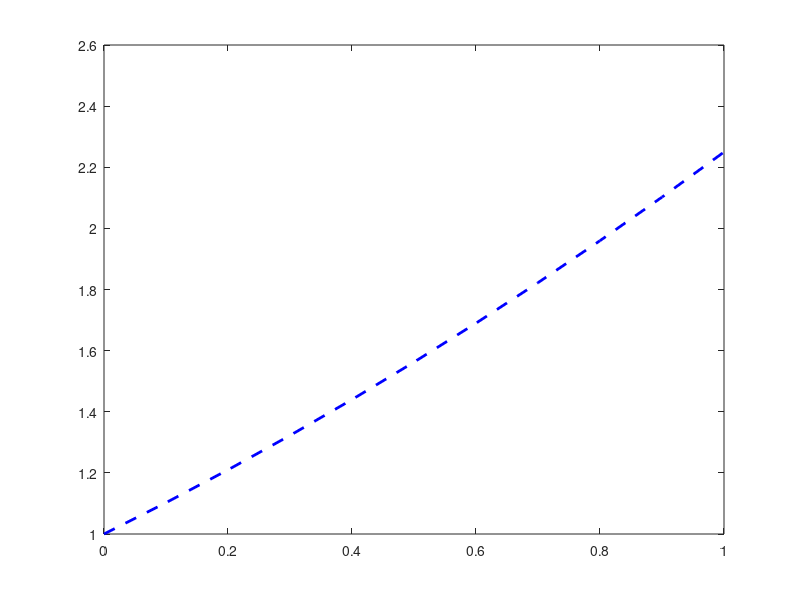

This chart was generated by the following MATLAB code:
% This code integrates on [x0,xf] a model equation 
%   y' = sqrt(y) 
%   y(x0)=y0.
% The integration is done by the Midpoint Euler method.


clear all
clc

x0=0; 
xf=1;                          % beginning and ending values of x
h=0.1;                         % step size in x
y0=1;                          % initial value of y

x=[x0:h:xf];                   % this is the vector of x values


% Solve the equation using the Midpoint Euler method:
y(1)=y0;
for i=1:length(x)-1
    ybar(i+1)=y(i)+(h/2)*sqrt(y(i));
    y(i+1)=(y(i)+h*sqrt(ybar(i+1)));
end

figure(10101);
plot(x,y,'b--','linewidth',2)
